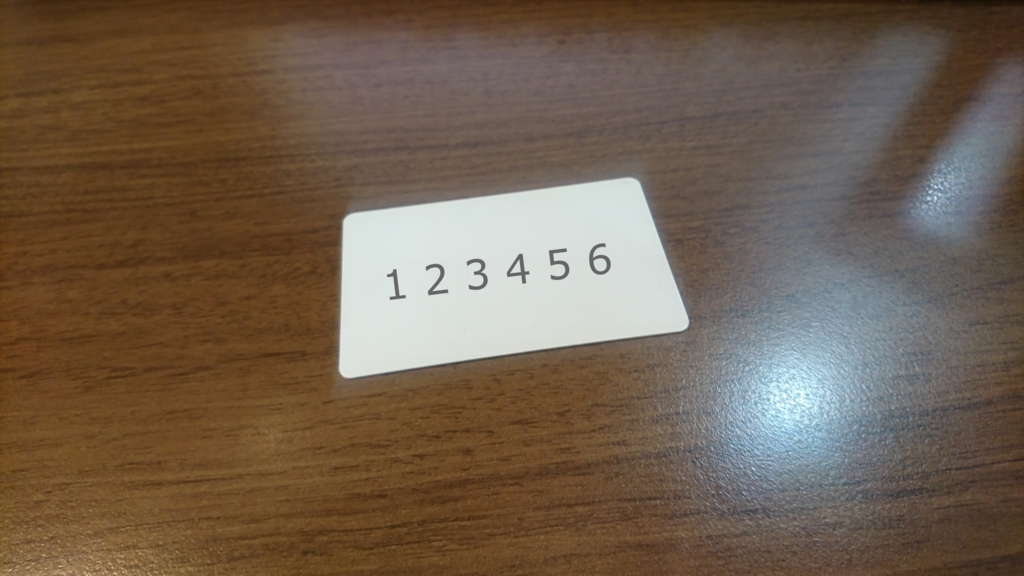
#> input picture image_processing/img/20170525121936.jpg, 1024 x 576 px
$ jupyter execute --allow-errors 'カードの向きを直してみる.ipynb'   (shell and % lines are left out)   (older library calls are emulated)
#> lines starting #> are read from the running program, lines starting #| are printed output that depends on the picture; after the words box and inside, x2 and y2 are one past the last pixel; in counts of white or black regions, pixels touching at a corner belong together
[cell 1]
#参考
#http://pongsuke.hatenadiary.jp/entry/2017/05/25/121346

[cell 2]
import sys
import cv2
import numpy as np
from pprint import pprint
import numpy as np
import matplotlib.pyplot as plt

[cell 3]
image = cv2.imread('./img/20170525121936.jpg')
#> image is the input picture: shape (576, 1024, 3); mean B, G, R 79.1, 95.9, 113.5
# リサイズ
height, width ,depth    = image.shape
#> height = 576; width = 1024; depth = 3
image = cv2.resize(image, (int(width/4), int(height/4)))
#> image: shape (144, 256, 3)
imageOrg    = image
#show
show_img = cv2.cvtColor(image, cv2.COLOR_BGR2RGB)
plt.imshow(show_img)

[cell 4]
# HSVへ変換
image = cv2.cvtColor(image, cv2.COLOR_BGR2HSV)
#> image: shape (144, 256, 3); mean H, S, V 31.7, 99.2, 116.6

# 白抽出：凄く明るい場所
threashhold_min = np.array([0,0,180], np.uint8)
threashhold_max = np.array([255,255,255], np.uint8)
image = cv2.inRange(image, threashhold_min, threashhold_max)
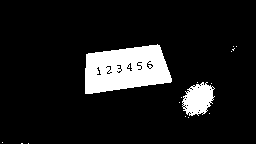
#> image: shape (144, 256); 10.6% white; 16 white regions (14 under 20 px), largest, box (x1, y1, x2, y2) and area: (85, 44, 172, 94) 3148, (182, 82, 215, 116) 744

# BGRへ変換
# inRange で グレースケールされている
image = cv2.cvtColor(image, cv2.COLOR_GRAY2RGB)
#show
show_img = cv2.cvtColor(image, cv2.COLOR_BGR2RGB)
plt.imshow(show_img)

[cell 5]
# ノイズ除去
kernel = np.ones((10,26), np.uint8)
image   = cv2.morphologyEx(image, cv2.MORPH_OPEN, kernel)
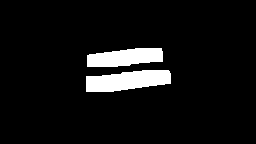
#> image: shape (144, 256, 3); 6.8% white; 2 white regions, box (x1, y1, x2, y2) and area: (86, 70, 171, 92) 1394, (87, 48, 163, 67) 1120
image   = cv2.morphologyEx(image, cv2.MORPH_CLOSE, kernel)
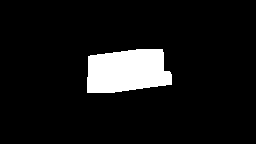
#> image: shape (144, 256, 3); 8.4% white; 1 white region, box (x1, y1, x2, y2) and area: (87, 49, 172, 93) 3098
#show
# show_img = cv2.cvtColor(image, cv2.COLOR_BGR2RGB)
plt.imshow(image)

[cell 6]
# 反転処理
image   = 255 - image

# 境界抽出
gray_min = np.array([0], np.uint8)
gray_max = np.array([128], np.uint8)
threshold_gray = cv2.inRange(image, gray_min, gray_max)
#> threshold_gray: shape (144, 256); 8.4% white; 1 white region
image, contours, hierarchy = cv2.findContours(threshold_gray,cv2.RETR_TREE,cv2.CHAIN_APPROX_SIMPLE)
#> contours = 1 contour; box (x1, y1, x2, y2) and area: (87, 49, 172, 93) 2980

#show
# show_img = cv2.cvtColor(image, cv2.COLOR_BGR2RGB)
plt.imshow(image)

[cell 7]
# 最大面積を探す
max_area_contour=-1
max_area    = 0
for contour in contours:
    area=cv2.contourArea(contour)
    if(max_area<area):
        max_area=area
        max_area_contour = contour
#> this loop made 1 pass
#> (area, max_area) on pass 1: (2980, 2980)
#> after the loop, max_area = 2980; max_area_contour = contour of 44 points, box (x1, y1, x2, y2) (87, 49, 172, 93), area 2980
# print(max_area_contour)

# カラー化
#image = cv2.cvtColor(image, cv2.COLOR_GRAY2RGBA)

contours    = [max_area_contour]
cv2.drawContours(imageOrg, max_area_contour, -1, (0, 255, 0), 5)

# 輪郭の近似
epsilon = 0.01 * cv2.arcLength(max_area_contour,True)
#> epsilon = 2.42
approx = cv2.approxPolyDP(max_area_contour,epsilon,True)
#> approx = [[162, 49], [136, 49], [88, 56], [87, 92], [114, 92], [171, 84], [170, 72], [163, 70]]
print(len(approx))
#| 8
# if len(approx) == 4:
#     cv2.drawContours(imageOrg, [approx], -1, (255, 0, 0), 3)
cv2.drawContours(imageOrg, [approx], -1, (255, 0, 0), 3)
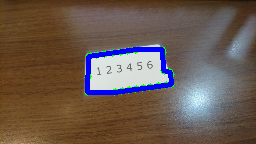
#> imageOrg: shape (144, 256, 3); mean B, G, R 81.2, 90.8, 107.3
#show
show_img = cv2.cvtColor(imageOrg, cv2.COLOR_BGR2RGB)
plt.imshow(show_img)

[cell 8]
# ソートが必要かな？
#pprint(approx)
approx= np.sort(approx,axis=1)
approx= np.sort(approx,axis=0)
#> approx = [[87, 49], [88, 49], [114, 56], [136, 70], [162, 72], [163, 84], [170, 92], [171, 92]]
#pprint(approx)

height, width ,depth    = imageOrg.shape
#> height = 144; width = 256
# 射影変換
pts1 = np.float32(approx)
#> pts1 has the same summary as approx
pts2 = np.float32([[600,200],[300,200],[300,350],[600,350]])
print(pts1.shape)
#| (8, 1, 2)
print(pts2.shape)
#> (the rest of this cell did not finish here and is left out)
